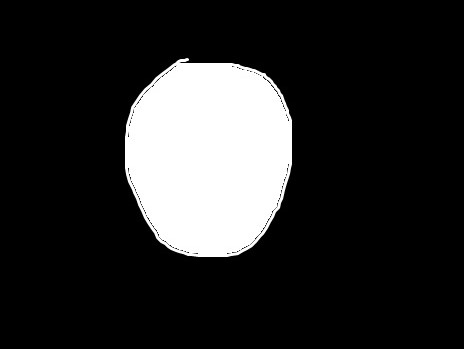
#> input picture sample.jpg, 464 x 349 px, found by its file name
$ python Boundary_Extraction.py
#> lines starting #> are read from the running program, lines starting #| are printed output that depends on the picture
#OpenCV import statement
import cv2,numpy as np

#Absolute path of image to be read. 0 is passed to read it directly as Grayscale image
img = cv2.imread("C:\\Users\\Abhishek Pawar\\Desktop\\sample.jpg")
#> img is the input picture: shape (349, 464, 3); min 0, max 255, mean 41.9

kernel = np.ones((5,5),np.int8)

gradient = cv2.morphologyEx(img, cv2.MORPH_GRADIENT, kernel)
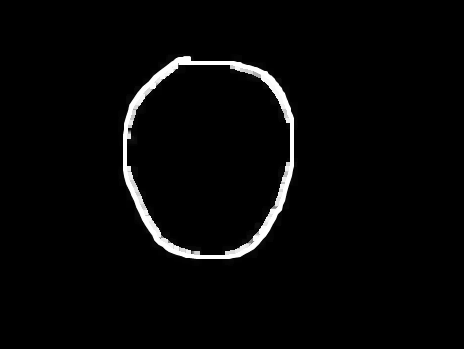
#> gradient: shape (349, 464, 3); min 0, max 255, mean 6.8

#function to show images
cv2.imshow("Detected Image",gradient)
cv2.imshow("Original Image",img)

#wait for user to press any key and destroy all windows
cv2.waitKey(0)
cv2.destroyAllWindows()
